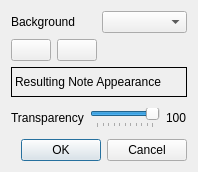
<?xml version="1.0" encoding="UTF-8"?>
<ui version="4.0">
 <class>editNoteColorSchemeDlg</class>
 <widget class="QDialog" name="editNoteColorSchemeDlg">
  <property name="geometry">
   <rect>
    <x>0</x>
    <y>0</y>
    <width>198</width>
    <height>172</height>
   </rect>
  </property>
  <property name="windowTitle">
   <string>Color Scheme</string>
  </property>
  <layout class="QVBoxLayout" name="verticalLayout">
   <item>
    <layout class="QHBoxLayout" name="horizontalLayout_3">
     <item>
      <widget class="QLabel" name="label">
       <property name="text">
        <string>Background</string>
       </property>
      </widget>
     </item>
     <item>
      <widget class="QComboBox" name="typeCombo"/>
     </item>
    </layout>
   </item>
   <item>
    <layout class="QHBoxLayout" name="horizontalLayout_2">
     <item>
      <widget class="ColorButton" name="textColorButton">
       <property name="text">
        <string/>
       </property>
       <property name="icon">
        <iconset resource="postnote.qrc">
         <normaloff>:/PostNote/Resources/Text Foreground.png</normaloff>:/PostNote/Resources/Text Foreground.png</iconset>
       </property>
      </widget>
     </item>
     <item>
      <widget class="ColorButton" name="bgColorButton">
       <property name="text">
        <string/>
       </property>
       <property name="icon">
        <iconset resource="postnote.qrc">
         <normaloff>:/PostNote/Resources/Text Background.png</normaloff>:/PostNote/Resources/Text Background.png</iconset>
       </property>
      </widget>
     </item>
     <item>
      <spacer name="horizontalSpacer">
       <property name="orientation">
        <enum>Qt::Orientation::Horizontal</enum>
       </property>
       <property name="sizeHint" stdset="0">
        <size>
         <width>40</width>
         <height>20</height>
        </size>
       </property>
      </spacer>
     </item>
    </layout>
   </item>
   <item>
    <widget class="QLabel" name="sampleLabel">
     <property name="frameShape">
      <enum>QFrame::Shape::Box</enum>
     </property>
     <property name="text">
      <string>Resulting Note Appearance</string>
     </property>
    </widget>
   </item>
   <item>
    <layout class="QHBoxLayout" name="horizontalLayout">
     <item>
      <widget class="QLabel" name="label_2">
       <property name="text">
        <string>Transparency</string>
       </property>
      </widget>
     </item>
     <item>
      <widget class="QSlider" name="transparencySlider">
       <property name="minimum">
        <number>1</number>
       </property>
       <property name="maximum">
        <number>100</number>
       </property>
       <property name="value">
        <number>100</number>
       </property>
       <property name="orientation">
        <enum>Qt::Orientation::Horizontal</enum>
       </property>
       <property name="tickPosition">
        <enum>QSlider::TickPosition::TicksBelow</enum>
       </property>
       <property name="tickInterval">
        <number>10</number>
       </property>
      </widget>
     </item>
     <item>
      <widget class="QLabel" name="transparencyValueLabel">
       <property name="text">
        <string>100</string>
       </property>
      </widget>
     </item>
    </layout>
   </item>
   <item>
    <widget class="QDialogButtonBox" name="buttonBox">
     <property name="orientation">
      <enum>Qt::Orientation::Horizontal</enum>
     </property>
     <property name="standardButtons">
      <set>QDialogButtonBox::StandardButton::Cancel|QDialogButtonBox::StandardButton::Ok</set>
     </property>
    </widget>
   </item>
  </layout>
 </widget>
 <customwidgets>
  <customwidget>
   <class>ColorButton</class>
   <extends>QPushButton</extends>
   <header>color_button</header>
  </customwidget>
 </customwidgets>
 <resources>
  <include location="postnote.qrc"/>
 </resources>
 <connections>
  <connection>
   <sender>buttonBox</sender>
   <signal>accepted()</signal>
   <receiver>editNoteColorSchemeDlg</receiver>
   <slot>accept()</slot>
   <hints>
    <hint type="sourcelabel">
     <x>248</x>
     <y>254</y>
    </hint>
    <hint type="destinationlabel">
     <x>157</x>
     <y>274</y>
    </hint>
   </hints>
  </connection>
  <connection>
   <sender>buttonBox</sender>
   <signal>rejected()</signal>
   <receiver>editNoteColorSchemeDlg</receiver>
   <slot>reject()</slot>
   <hints>
    <hint type="sourcelabel">
     <x>316</x>
     <y>260</y>
    </hint>
    <hint type="destinationlabel">
     <x>286</x>
     <y>274</y>
    </hint>
   </hints>
  </connection>
 </connections>
</ui>
